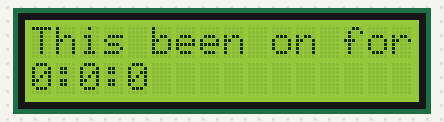
Recording of a sketch running on a simulated Arduino Uno, built with avr-gcc and run on an emulated ATmega328P. Parts: 16×2 character LCD.

Above: at 0.6 s.
At 4.6 s:
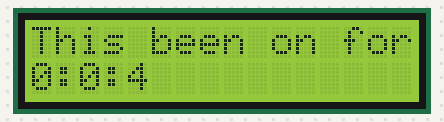
At 9.6 s:
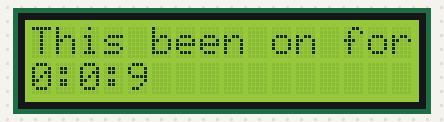
At 19.7 s:
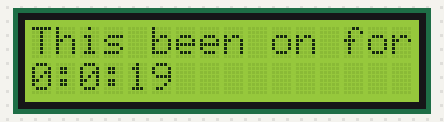
At 28.7 s:
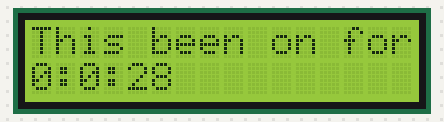
At 38.7 s:
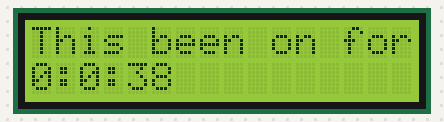

Measured:
- what the display in image 0 shows lasts 1.0 s, from 0.6 s to 1.6 s

The sketch:

lcd.ino
```cpp
#include <LiquidCrystal.h>

const int rs=5, en=4, d5=14, d6=12, d7=13, d4=2;
LiquidCrystal lcd(rs, en, d7, d6, d5, d4);


void setup() {
  // set up the LCD's number of columns and rows:
  delay(500);
  lcd.begin(16, 2);
  // Print a message to the LCD.
  lcd.print("This been on for:");
}

void loop() {
  // set the cursor to column 0, line 1
  // (note: line 1 is the second row, since counting begins with 0):
  lcd.setCursor(0, 1);
  // print the number of seconds since reset:
  uint seconds=millis()/1000;
  uint minutes=seconds/60;
  uint hours=minutes/60;
  char time[9];
  snprintf(time,9,"%d:%d:%d",hours,minutes%60,seconds%60);
  lcd.print("                ");
  lcd.setCursor(0, 1);
  lcd.print(time);
  delay(1000);
}
```
